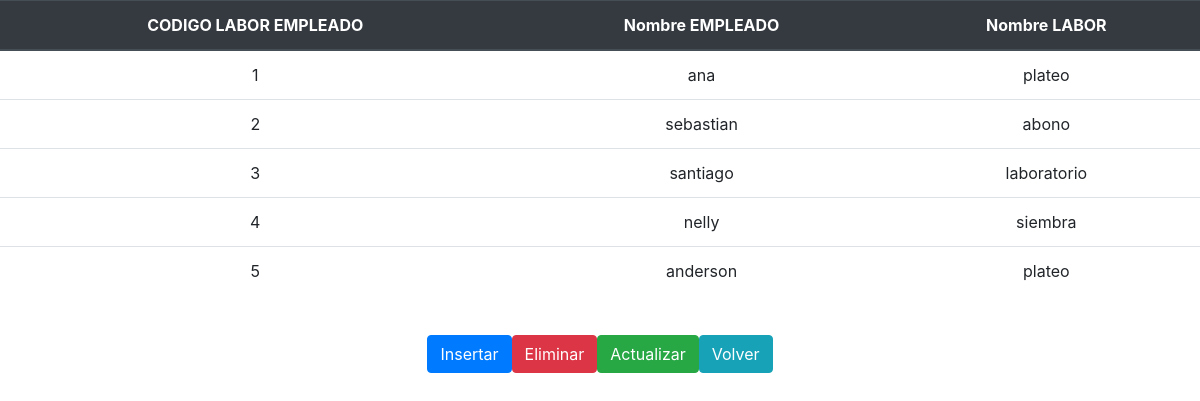
The app's page /Lista/lista_labores_empleado.php with its own data.
### tables this page shows
CREATE TABLE IF NOT EXISTS `labores_empleados` (
  `codigo_labor_empleado` int(11) NOT NULL AUTO_INCREMENT,
  `codigo_empleado` int(11) NOT NULL,
  `codigo_labor` int(11) NOT NULL,
  `eliminar` int(11) NOT NULL DEFAULT '0',
  PRIMARY KEY (`codigo_labor_empleado`)
);

CREATE TABLE IF NOT EXISTS `empleado` (
  `codigo_empleado` int(11) NOT NULL AUTO_INCREMENT,
  `cedula` int(11) NOT NULL,
  `nombre` varchar(25) NOT NULL,
  `apellido1` varchar(25) NOT NULL,
  `apellido2` varchar(25) NOT NULL,
  `telefono` int(11) NOT NULL,
  `eliminar` int(11) NOT NULL,
  PRIMARY KEY (`codigo_empleado`)
);

CREATE TABLE IF NOT EXISTS `labores` (
  `codigo_labor` int(11) NOT NULL AUTO_INCREMENT,
  `nombre` varchar(25) NOT NULL,
  `eliminar` int(11) NOT NULL DEFAULT '0',
  PRIMARY KEY (`codigo_labor`)
);

### Lista/lista_labores_empleado.php (the view, shortened to what this page needs)
<!DOCTYPE html>
<html>
	<head>
                <link rel="stylesheet" href="../css/bootstrap.min.css">
	</head>
	<body>
		<div>
                    <table align="center" class="table">
                                <thead class="thead-dark">
                                    <tr>
                                        <th class="thead-dark" scope="col"><center>CODIGO LABOR EMPLEADO</center></th>
                                        <th class="thead-dark" scope="col"><center>Nombre EMPLEADO</center></th>
                                        <th class="thead-dark" scope="col"><center>Nombre LABOR</center></th>
                                    </tr>
                                    </thead>
					<?php
						require('../conexion.php');
						$query="SELECT codigo_labor_empleado,empleado.nombre,labores.nombre FROM labores_empleados INNER JOIN empleado ON labores_empleados.codigo_empleado=empleado.codigo_empleado INNER JOIN labores ON labores_empleados.codigo_labor=labores.codigo_labor WHERE (empleado.eliminar=0 AND labores.eliminar=0)";
						$resultado=mysqli_query($link,$query);
						while ($extraido= mysqli_fetch_array($resultado)) {
							echo "<tr align='center'><td>".$extraido[0]."</td>";
							echo "<td>".$extraido[1]."</td>";
							echo "<td>".$extraido[2]."</td></tr>";
						}
					?>
			</table>
                    <center> <table align="center">
                        <BR>
                        <tr>
			<input class="btn btn-primary" type="button" name="insert" value="Insertar" onclick="window.location.href='../Insertar/insertar_labores_empleado.php'">
			<input class="btn btn-danger" type="button" name="delete" value="Eliminar" onclick="window.location.href='../Eliminar/eliminar_labores_empleado.php'">
			<input class="btn btn-success" type="button" name="update" value="Actualizar" onclick="window.location.href='../Actualizar/actualizar_labores_empleado.php'">
			<input class="btn btn-info" type="button" name="volver" value="Volver" onclick="window.location.href='../index.php'">
		</div>
	</body>
</html>

### records on screen
labores_empleados: codigo_labor_empleado "1", empleado.nombre "ana", labores.nombre "plateo"
labores_empleados: codigo_labor_empleado "2", empleado.nombre "sebastian", labores.nombre "abono"
labores_empleados: codigo_labor_empleado "3", empleado.nombre "santiago", labores.nombre "laboratorio"
labores_empleados: codigo_labor_empleado "4", empleado.nombre "nelly", labores.nombre "siembra"
labores_empleados: codigo_labor_empleado "5", empleado.nombre "anderson", labores.nombre "plateo"
